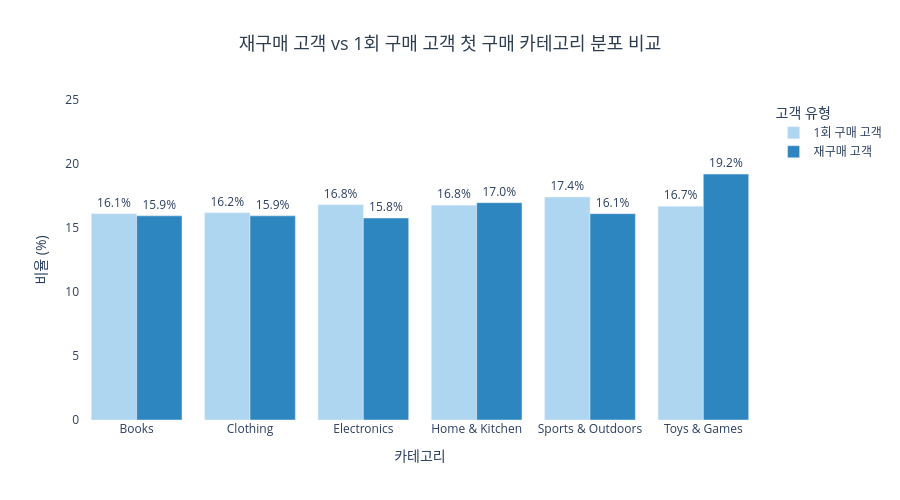

The code cell stored with this chart in its notebook:
### Code cell
fig = go.Figure()

for ctype, color in zip(['1회 구매 고객', '재구매 고객'], ['#AED6F1', '#2E86C1']):
    data = category_compare[category_compare['customer_type'] == ctype]
    fig.add_trace(go.Bar(
        name=ctype,
        x=data['Category'],
        y=data['비율'],
        text=data['비율'].apply(lambda x: f'{x:.1f}%'),
        textposition='outside',
        marker_color=color
    ))

fig.update_layout(
    title=dict(
        text='재구매 고객 vs 1회 구매 고객 첫 구매 카테고리 분포 비교',
        font=dict(size=18, color='#2c3e50'),
        x=0.5,
        xanchor='center'
    ),
    barmode='group',
    yaxis=dict(title='비율 (%)', range=[0, 25]),
    xaxis=dict(title='카테고리'),
    plot_bgcolor='white',
    height=500,
    width=900,
    legend=dict(title='고객 유형')
)

fig.show()

### Figure 1 — Plotly figure (JSON) as saved in the notebook; plotly's stock layout.template omitted (floating-point values rounded to 4 significant figures)
{"data": [{"marker": {"color": "#AED6F1"}, "name": "1회 구매 고객", "text": ["16.1%", "16.2%", "16.8%", "16.8%", "17.4%", "16.7%"], "textposition": "outside", "type": "bar", "x": ["Books", "Clothing", "Electronics", "Home & Kitchen", "Sports & Outdoors", "Toys & Games"], "y": [16.11, 16.19, 16.81, 16.78, 17.42, 16.69]}, {"marker": {"color": "#2E86C1"}, "name": "재구매 고객", "text": ["15.9%", "15.9%", "15.8%", "17.0%", "16.1%", "19.2%"], "textposition": "outside", "type": "bar", "x": ["Books", "Clothing", "Electronics", "Home & Kitchen", "Sports & Outdoors", "Toys & Games"], "y": [15.95, 15.95, 15.78, 16.98, 16.12, 19.21]}], "layout": {"barmode": "group", "height": 500, "legend": {"title": {"text": "고객 유형"}}, "plot_bgcolor": "white", "title": {"font": {"color": "#2c3e50", "size": 18}, "text": "재구매 고객 vs 1회 구매 고객 첫 구매 카테고리 분포 비교", "x": 0.5, "xanchor": "center"}, "width": 900, "xaxis": {"title": {"text": "카테고리"}}, "yaxis": {"range": [0, 25], "title": {"text": "비율 (%)"}}}}
